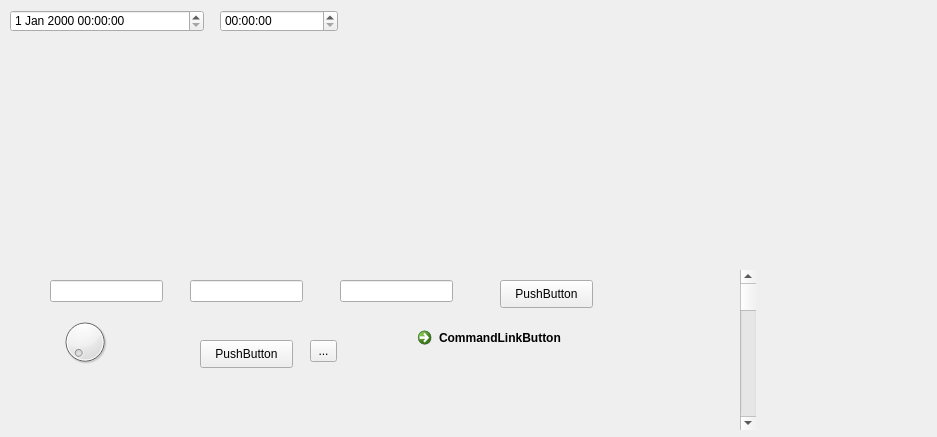
<?xml version="1.0" encoding="UTF-8"?>
<ui version="4.0">
 <class>MainWindow</class>
 <widget class="QMainWindow" name="MainWindow">
  <property name="geometry">
   <rect>
    <x>0</x>
    <y>0</y>
    <width>937</width>
    <height>437</height>
   </rect>
  </property>
  <property name="windowTitle">
   <string>MainWindow</string>
  </property>
  <widget class="QWidget" name="centralwidget">
   <widget class="QLabel" name="PixMapLabel_2">
    <property name="geometry">
     <rect>
      <x>560</x>
      <y>190</y>
      <width>371</width>
      <height>131</height>
     </rect>
    </property>
    <property name="text">
     <string/>
    </property>
    <property name="scaledContents">
     <bool>true</bool>
    </property>
   </widget>
   <widget class="QLabel" name="Percent">
    <property name="geometry">
     <rect>
      <x>590</x>
      <y>570</y>
      <width>211</width>
      <height>31</height>
     </rect>
    </property>
    <property name="font">
     <font>
      <pointsize>15</pointsize>
     </font>
    </property>
    <property name="text">
     <string/>
    </property>
   </widget>
   <widget class="QLineEdit" name="lineEdit_1">
    <property name="geometry">
     <rect>
      <x>50</x>
      <y>280</y>
      <width>113</width>
      <height>22</height>
     </rect>
    </property>
   </widget>
   <widget class="QLineEdit" name="lineEdit_2">
    <property name="geometry">
     <rect>
      <x>190</x>
      <y>280</y>
      <width>113</width>
      <height>22</height>
     </rect>
    </property>
   </widget>
   <widget class="QLineEdit" name="lineEdit_3">
    <property name="geometry">
     <rect>
      <x>340</x>
      <y>280</y>
      <width>113</width>
      <height>22</height>
     </rect>
    </property>
   </widget>
   <widget class="QPushButton" name="pushButton_3">
    <property name="geometry">
     <rect>
      <x>500</x>
      <y>280</y>
      <width>93</width>
      <height>28</height>
     </rect>
    </property>
    <property name="text">
     <string>PushButton</string>
    </property>
   </widget>
   <widget class="QDateTimeEdit" name="dateTimeEdit">
    <property name="geometry">
     <rect>
      <x>10</x>
      <y>10</y>
      <width>194</width>
      <height>22</height>
     </rect>
    </property>
   </widget>
   <widget class="QTimeEdit" name="timeEdit">
    <property name="geometry">
     <rect>
      <x>220</x>
      <y>10</y>
      <width>118</width>
      <height>22</height>
     </rect>
    </property>
   </widget>
   <widget class="QCommandLinkButton" name="commandLinkButton">
    <property name="geometry">
     <rect>
      <x>410</x>
      <y>320</y>
      <width>222</width>
      <height>48</height>
     </rect>
    </property>
    <property name="text">
     <string>CommandLinkButton</string>
    </property>
   </widget>
   <widget class="QToolButton" name="toolButton">
    <property name="geometry">
     <rect>
      <x>310</x>
      <y>340</y>
      <width>27</width>
      <height>22</height>
     </rect>
    </property>
    <property name="text">
     <string>...</string>
    </property>
   </widget>
   <widget class="QPushButton" name="pushButton_1">
    <property name="geometry">
     <rect>
      <x>200</x>
      <y>340</y>
      <width>93</width>
      <height>28</height>
     </rect>
    </property>
    <property name="text">
     <string>PushButton</string>
    </property>
   </widget>
   <widget class="QWidget" name="gridLayoutWidget">
    <property name="geometry">
     <rect>
      <x>20</x>
      <y>50</y>
      <width>341</width>
      <height>191</height>
     </rect>
    </property>
    <layout class="QGridLayout" name="gridLayout"/>
   </widget>
   <widget class="QWidget" name="widget1" native="true">
    <property name="geometry">
     <rect>
      <x>430</x>
      <y>40</y>
      <width>451</width>
      <height>221</height>
     </rect>
    </property>
   </widget>
   <widget class="QDial" name="dial">
    <property name="geometry">
     <rect>
      <x>60</x>
      <y>310</y>
      <width>50</width>
      <height>64</height>
     </rect>
    </property>
   </widget>
   <widget class="QScrollBar" name="verticalScrollBar">
    <property name="geometry">
     <rect>
      <x>740</x>
      <y>270</y>
      <width>16</width>
      <height>160</height>
     </rect>
    </property>
    <property name="orientation">
     <enum>Qt::Vertical</enum>
    </property>
   </widget>
  </widget>
  <widget class="QMenuBar" name="menubar">
   <property name="geometry">
    <rect>
     <x>0</x>
     <y>0</y>
     <width>937</width>
     <height>26</height>
    </rect>
   </property>
  </widget>
 </widget>
 <resources/>
 <connections/>
</ui>
